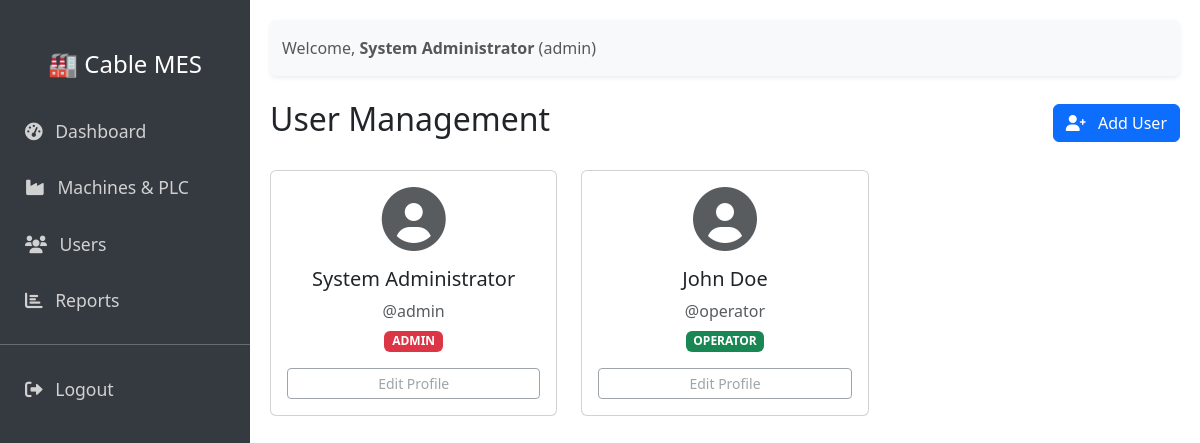
Page /admin/users (signed in) on the committed database.
### cable_mes/models.py (models this page shows)
class User(UserMixin, Base):
    __tablename__ = 'users'
    id = Column(Integer, primary_key=True)
    username = Column(String(50), unique=True, nullable=False)
    password_hash = Column(String(128), nullable=False)
    role = Column(Enum(UserRole), default=UserRole.OPERATOR)
    full_name = Column(String(100))

### app.py (the view)
@app.route('/admin/users')
@login_required
def admin_users():
    if current_user.role != UserRole.ADMIN: return "Access Denied", 403
    users = User.query.all()
    return render_template('users.html', users=users)

### app.py (called while the page is built)
@app.teardown_appcontext
def shutdown_session(exception=None):
    db_session.remove()

@login_manager.user_loader
def load_user(user_id):
    return User.query.get(int(user_id))

### templates/users.html (shortened to what this page needs)
{% extends "base.html" %}
{% block content %}
<div class="d-flex justify-content-between align-items-center mb-4">
    <h2>User Management</h2>
    <button class="btn btn-primary" data-bs-toggle="modal" data-bs-target="#addUserModal">
        <i class="fas fa-user-plus me-2"></i> Add User
    </button>
</div>
<div class="row">
    {% for user in users %}
    <div class="col-md-4 mb-4">
        <div class="card h-100">
            <div class="card-body text-center">
                <div class="mb-3">
                    <i class="fas fa-user-circle fa-4x text-muted"></i>
                </div>
                <h5>{{ user.full_name }}</h5>
                <p class="text-muted mb-1">@{{ user.username }}</p>
                {% if user.role.value == 'admin' %}
                    <span class="badge bg-danger mb-3">ADMIN</span>
                {% else %}
                    <span class="badge bg-success mb-3">OPERATOR</span>
                {% endif %}
                <div class="d-grid gap-2">
                    <button class="btn btn-sm btn-outline-secondary" disabled>Edit Profile</button>
                </div>
            </div>
        </div>
    </div>
    {% endfor %}
</div>
{% endblock %}

### templates/base.html (shortened to what this page needs)
<!DOCTYPE html>
<html lang="en">
<head>
    <link href="https://cdn.jsdelivr.net/npm/bootstrap@5.3.0/dist/css/bootstrap.min.css" rel="stylesheet">
    <link href="https://cdnjs.cloudflare.com/ajax/libs/font-awesome/6.0.0/css/all.min.css" rel="stylesheet">
</head>
<body>
    <div class="sidebar d-none d-md-block">
        <h4 class="text-white text-center mb-4">🏭 Cable MES</h4>
        <a href="/admin"><i class="fas fa-tachometer-alt me-2"></i> Dashboard</a>
        <a href="/admin/machines"><i class="fas fa-industry me-2"></i> Machines & PLC</a>
        <a href="/admin/users"><i class="fas fa-users me-2"></i> Users</a>
        <a href="/admin/reports"><i class="fas fa-chart-bar me-2"></i> Reports</a>
        <hr class="text-white">
        <a href="/logout"><i class="fas fa-sign-out-alt me-2"></i> Logout</a>
    </div>
    <div class="content">
        <nav class="navbar navbar-light bg-light mb-4 shadow-sm rounded">
            <div class="container-fluid">
                <span class="navbar-text">
                    Welcome, <strong>{{ current_user.full_name }}</strong> ({{ current_user.role.value }})
                </span>
            </div>
        </nav>
        {% block content %}{% endblock %}
    </div>
</body>
</html>

### templates/base.html (style rules this page uses)
.sidebar { height: 100vh; position: fixed; top: 0; left: 0; padding-top: 50px; background-color: #343a40; width: 250px; }
.sidebar a { padding: 15px 25px; text-decoration: none; font-size: 1.1rem; color: #d1d1d1; display: block; }
.content { margin-left: 250px; padding: 20px; }

### rows in the picture
User: full_name "System Administrator", role.value "admin", username "admin", shows "ADMIN"
User: full_name "John Doe", username "operator", role "OPERATOR"
